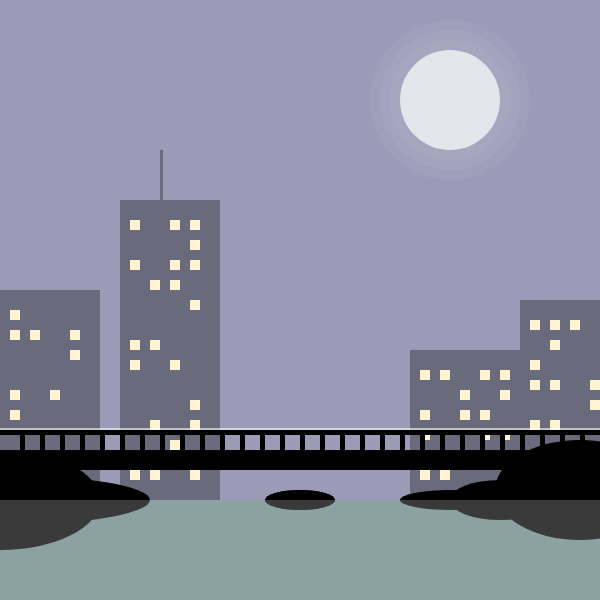
Frame 1 (no input)
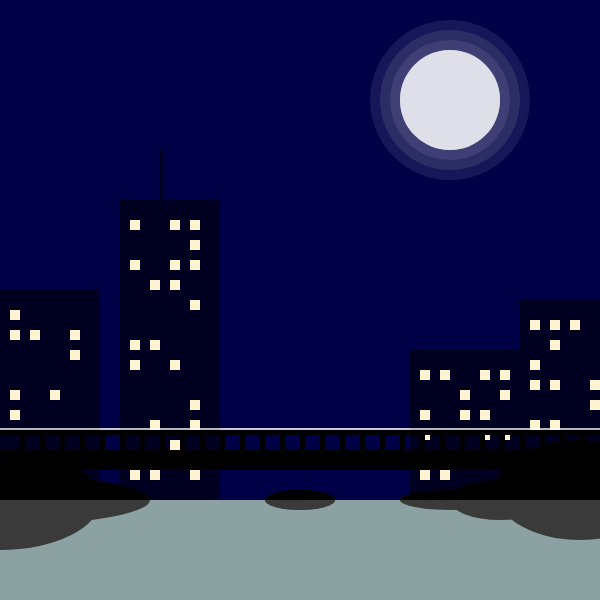
Frame 60 (no input)
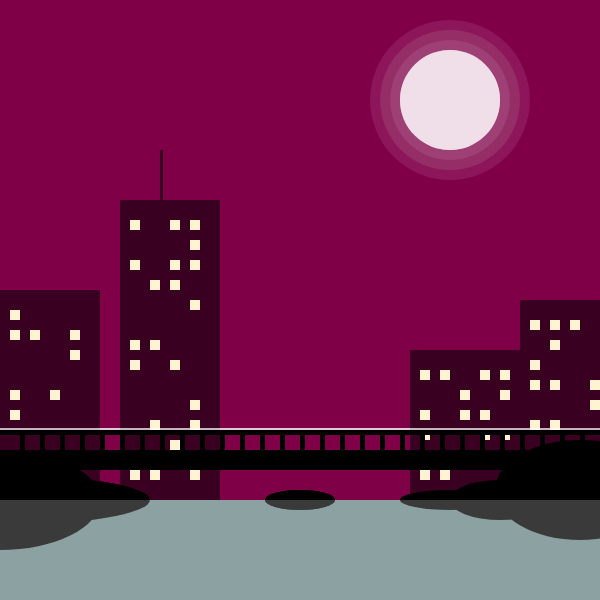
Frame 120 (the mouse pressed at the canvas centre since frame 60)

The p5.js sketch that drew these frames (run headless with seeded random() and noise() and a simulated clock; from frame 60 on, the mouse is pressed at the canvas centre):

// p5.js sketch
// ── sketch.js
let kleur = 255;

function setup() {
  createCanvas(600, 600);
  noStroke();
}

function draw() {
  kleur = map(mouseX, 0, 600, 0, 255);
  print(kleur);
  background(kleur, 0, 73, 100, 170);

  //SUN
  fill(255, 180);
  ellipse(450, 100, 100, 100);
  fill(255, 10);
  ellipse(450, 100, 120, 120);
  ellipse(450, 100, 140, 140);
  ellipse(450, 100, 160, 160);

  //BUILDINGS
  fill(0, 80);
  rect(0, 290, 100, 200);
  rect(120, 200, 100, 300);
  rect(160, 150, 3, 50);
  rect(410, 350, 200, 300);
  rect(520, 300, 100, 50);

  //WINDOWS FIRST BUILDING
  var windowColor = color("#FFF4D1");
  fill(windowColor);
  rect(10, 310, 10, 10);
  rect(30, 330, 10, 10);
  rect(10, 330, 10, 10);
  rect(70, 330, 10, 10);
  rect(70, 350, 10, 10);
  rect(10, 410, 10, 10);
  rect(10, 390, 10, 10);
  rect(50, 390, 10, 10);

  //WINDOWS BUILDING 2
  rect(130, 220, 10, 10);
  rect(170, 220, 10, 10);
  rect(190, 220, 10, 10);
  rect(190, 240, 10, 10);
  rect(190, 260, 10, 10);
  rect(170, 260, 10, 10);
  rect(130, 260, 10, 10);
  rect(170, 280, 10, 10);
  rect(150, 280, 10, 10);
  rect(190, 300, 10, 10);
  rect(150, 340, 10, 10);
  rect(130, 340, 10, 10);
  rect(130, 360, 10, 10);
  rect(170, 360, 10, 10);
  rect(190, 420, 10, 10);
  rect(150, 420, 10, 10);
  rect(190, 400, 10, 10);
  rect(170, 440, 10, 10);
  rect(130, 470, 10, 10);
  rect(150, 470, 10, 10);
  rect(190, 470, 10, 10);

  //WINDOWS BUILDING 3
  rect(420, 370, 10, 10);
  rect(440, 370, 10, 10);
  rect(480, 370, 10, 10);
  rect(500, 370, 10, 10);
  rect(500, 390, 10, 10);
  rect(460, 390, 10, 10);
  rect(460, 410, 10, 10);
  rect(480, 410, 10, 10);
  rect(420, 410, 10, 10);
  rect(500, 430, 10, 10);
  rect(480, 430, 10, 10);
  rect(420, 430, 10, 10);
  rect(440, 470, 10, 10);
  rect(420, 470, 10, 10);

  //WINDOWS BUILDING 4
  rect(530, 360, 10, 10);
  rect(550, 340, 10, 10);
  rect(530, 320, 10, 10);
  rect(570, 320, 10, 10);
  rect(550, 320, 10, 10);
  rect(590, 380, 10, 10);
  rect(590, 400, 10, 10);
  rect(550, 380, 10, 10);
  rect(530, 380, 10, 10);
  rect(530, 420, 10, 10);
  rect(550, 420, 10, 10);

  //FILL GROUND
  fill(200, 250, 250);
  rect(0, 500, 600, 200);

  //GROUND
  fill(0);
  ellipse(0, 500, 200, 100);
  ellipse(0, 500, 300, 50);
  ellipse(300, 500, 70, 20);
  ellipse(500, 500, 100, 40);
  ellipse(450, 500, 100, 20);
  ellipse(300, 500, 70, 20);
  ellipse(580, 490, 170, 100);


  //BRIDGE
  fill(255, 150);
  rect(0, 428, 600, 2);
  fill(0);
  quad(width / 2 + 500, height / 2 + 150, width / 2 + 576, height / 2 + 170, width / 2 - 586, height / 2 + 170, width / 2 - 560, height / 2 + 150);
  rect(0, 430, 600, 5);
  rect(20, 430, 5, 20);
  rect(40, 430, 5, 20);
  rect(60, 430, 5, 20);
  rect(80, 430, 5, 20);
  rect(100, 430, 5, 20);
  rect(120, 430, 5, 20);
  rect(140, 430, 5, 20);
  rect(160, 430, 5, 20);
  rect(180, 430, 5, 20);
  rect(200, 430, 5, 20);
  rect(220, 430, 5, 20);
  rect(240, 430, 5, 20);
  rect(260, 430, 5, 20);
  rect(280, 430, 5, 20);
  rect(300, 430, 5, 20);
  rect(320, 430, 5, 20);
  rect(340, 430, 5, 20);
  rect(360, 430, 5, 20);
  rect(380, 430, 5, 20);
  rect(400, 430, 5, 20);
  rect(420, 430, 5, 20);
  rect(440, 430, 5, 20);
  rect(460, 430, 5, 20);
  rect(480, 430, 5, 20);
  rect(500, 430, 5, 20);
  rect(520, 430, 5, 20);
  rect(540, 430, 5, 20);
  rect(560, 430, 5, 20);
  rect(580, 430, 5, 20);

  //REFLECTION
  fill(100, 150);
  rect(0, 500, 600, 200);

}
